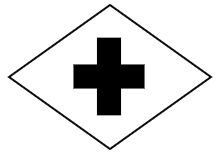
#> input picture KayserV/UMLTranslation/Symbols/Branch.png, 221 x 153 px
$ python -i image_processing.py   (imports and definitions only)
#> lines starting #> are read from the running program, lines starting #| are printed output that depends on the picture; after the words box and inside, x2 and y2 are one past the last pixel; in counts of white or black regions, pixels touching at a corner belong together
#> further down, picture is the input picture: shape (153, 221, 3); min 0, max 255, mean 225.2
import cv2
import numpy as np
import pytesseract
from templates import templates, mark_templates


# [6 lines left out: function detect_symbol, not called in this run]


def detect_pools_lanes(image, min_area=1000):
    """
    Detects large rectangular areas in the image that likely correspond to pools and lanes.

    Args:
        image (numpy.ndarray): The input image in which to detect pools and lanes.
        min_area (int): Minimum area threshold to filter out small rectangles.

    Returns:
        List of tuples: Each tuple contains the coordinates of the top-left corner,
                        width, and height of the detected pool/lane.
    """
#> called with min_area = 1000
    gray = cv2.cvtColor(image, cv2.COLOR_BGR2GRAY)
    blurred = cv2.GaussianBlur(gray, (5, 5), 0)
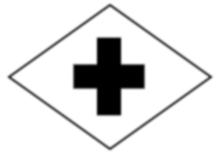
#> blurred: shape (153, 221); min 0, max 255, mean 225.2
    edged = cv2.Canny(blurred, 50, 150)
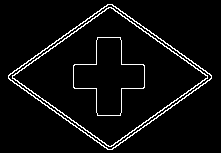
#> edged: shape (153, 221); 4.9% white in thin lines or dots, all inside (x1, y1, x2, y2) = (8, 4, 212, 150)

    contours, _ = cv2.findContours(edged.copy(), cv2.RETR_EXTERNAL, cv2.CHAIN_APPROX_SIMPLE)
#> contours = 1 contour; box (x1, y1, x2, y2) and area: (8, 4, 212, 150) 15413

    rectangles = []
    for contour in contours:
        # Approximate the contour to a rectangle
        x, y, w, h = cv2.boundingRect(contour)
        if w * h >= min_area:
            rectangles.append((x, y, w, h))
#> this loop made 1 pass
#> (x, y, w, h) on pass 1: (8, 4, 204, 146)
#> after the loop, rectangles = [(8, 4, 204, 146)]

    return rectangles


# [59 lines left out: functions segment_image_with_coordinates, extract_text_and_marks_from_segment, not called in this run]

>>> import cv2
>>> picture = cv2.imread('../Symbols/Branch.png')
>>> result = detect_pools_lanes(picture)
#> result = [(8, 4, 204, 146)]

$ run again, on KayserV/UMLTranslation/Symbols/FinishArrow.png
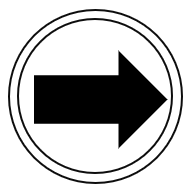
#> input picture KayserV/UMLTranslation/Symbols/FinishArrow.png, 187 x 186 px
#> picture is the input picture: shape (186, 187, 3); min 0, max 255, mean 193.1
#> in detect_pools_lanes, `blurred = cv2.GaussianBlur(gray, (5, 5), 0)`:
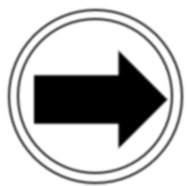
#> blurred: shape (186, 187); min 0, max 255, mean 193.1
#> in detect_pools_lanes, `edged = cv2.Canny(blurred, 50, 150)`:
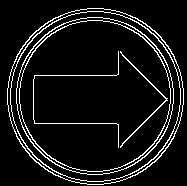
#> edged: shape (186, 187); 8.2% white in thin lines or dots
#> contours = 1 contour; box (x1, y1, x2, y2) and area: (7, 8, 184, 185) 24358
#> the loop in detect_pools_lanes, `for contour in contours:` made 1 pass
#> (x, y, w, h) on pass 1: (7, 8, 177, 177)
#> after the loop in detect_pools_lanes, `for contour in contours:`: rectangles = [(7, 8, 177, 177)]

$ run again, on KayserV/UMLTranslation/Symbols/Fork.png
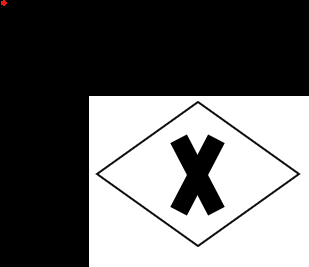
#> input picture KayserV/UMLTranslation/Symbols/Fork.png, 309 x 267 px
#> picture is the input picture: shape (267, 309, 3); mean B, G, R 105.2, 105.2, 105.3
#> in detect_pools_lanes, `blurred = cv2.GaussianBlur(gray, (5, 5), 0)`:
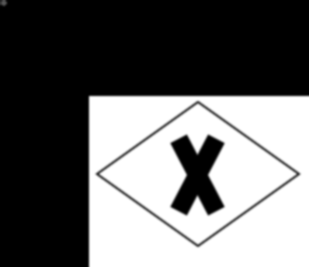
#> blurred: shape (267, 309); min 0, max 255, mean 105.3
#> in detect_pools_lanes, `edged = cv2.Canny(blurred, 50, 150)`:
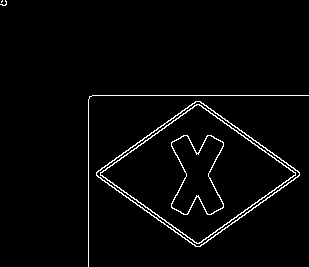
#> edged: shape (267, 309); 2.6% white in thin lines or dots
#> contours = 4 contours, 3 with area under 20; largest, box (x1, y1, x2, y2) and area: (96, 101, 300, 247) 15413
#> the loop in detect_pools_lanes, `for contour in contours:` made 4 passes
#> (x, y, w, h) on passes 1 to 3: (96, 101, 204, 146), (88, 95, 221, 172), (0, 0, 7, 6)
#> after the loop in detect_pools_lanes, `for contour in contours:`: rectangles = [(96, 101, 204, 146), (88, 95, 221, 172)]

$ run again, on KayserV/UMLTranslation/Symbols/StartArrow.png
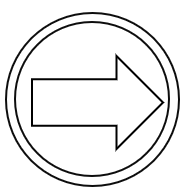
#> input picture KayserV/UMLTranslation/Symbols/StartArrow.png, 193 x 192 px
#> picture is the input picture: shape (192, 193, 3); min 0, max 255, mean 236.1
#> in detect_pools_lanes, `blurred = cv2.GaussianBlur(gray, (5, 5), 0)`:
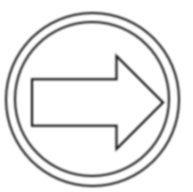
#> blurred: shape (192, 193); min 44, max 255, mean 236.2
#> in detect_pools_lanes, `edged = cv2.Canny(blurred, 50, 150)`:
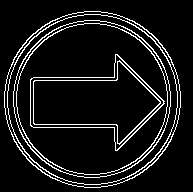
#> edged: shape (192, 193); 8.9% white in thin lines or dots, all inside (x1, y1, x2, y2) = (4, 11, 181, 188)
#> contours = 1 contour; box (x1, y1, x2, y2) and area: (4, 11, 181, 188) 24358
#> the loop in detect_pools_lanes, `for contour in contours:` made 1 pass
#> (x, y, w, h) on pass 1: (4, 11, 177, 177)
#> after the loop in detect_pools_lanes, `for contour in contours:`: rectangles = [(4, 11, 177, 177)]
